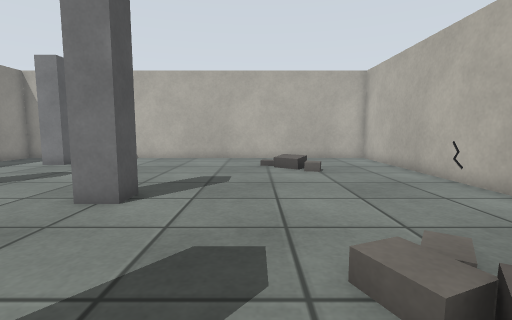
[1] (above)

12 first-person views from a walk through a robot-simulator world made for Gazebo. The camera is 0.8 m above the floor, tilts 6° down and sees 85° across. The floor is counted in squares, 0.5 m on a side. Each view is taken from the middle of a square. On the plan, view 1 faces up. The plan holds only what a view shows up to about 14 squares ahead; the rest is blank. Surface patterns are stand-ins for the level's own textures.

[2]
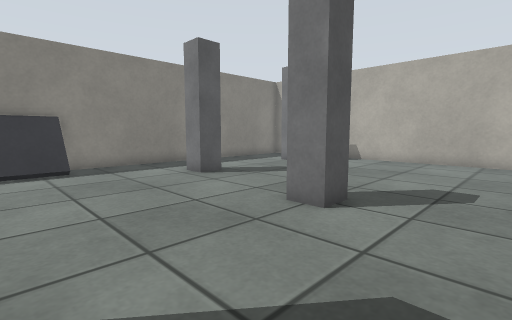

[3]
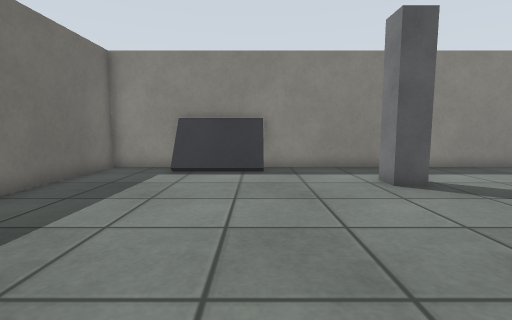

[4]
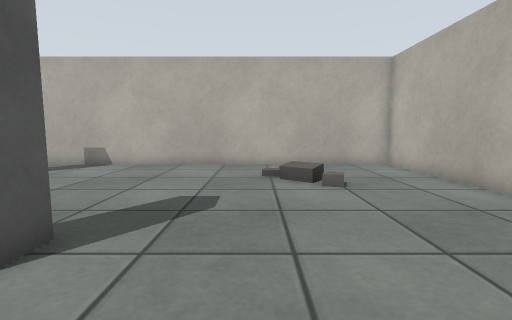

[5]
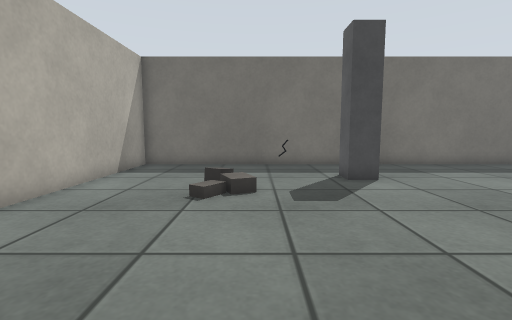

[6]
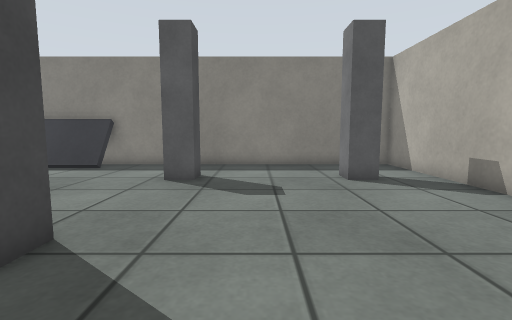

[7]
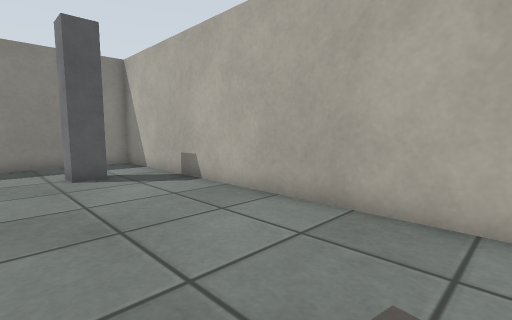

[8]
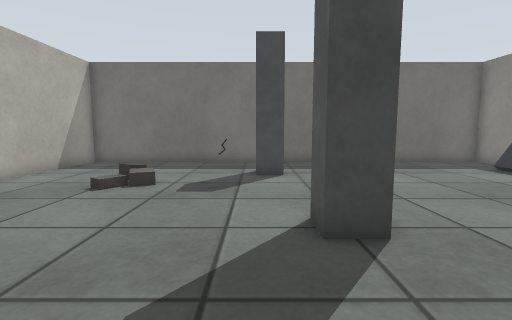

[9]
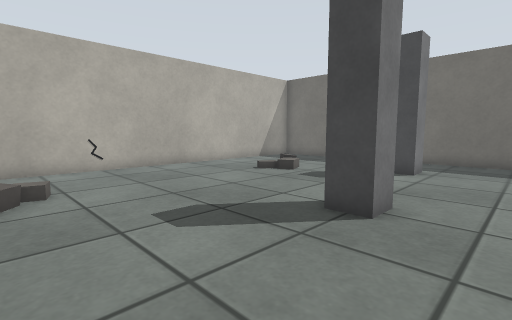

[10]
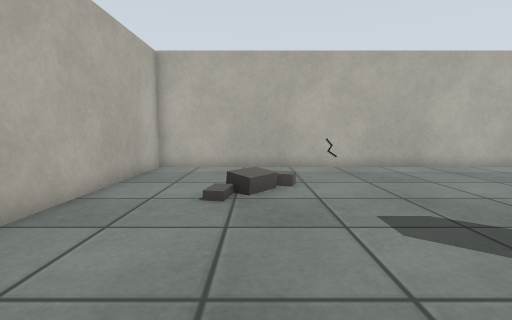

[11]
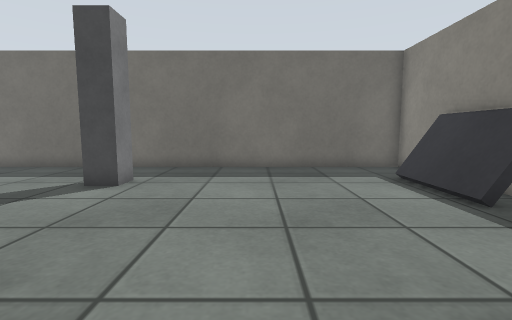

[12]
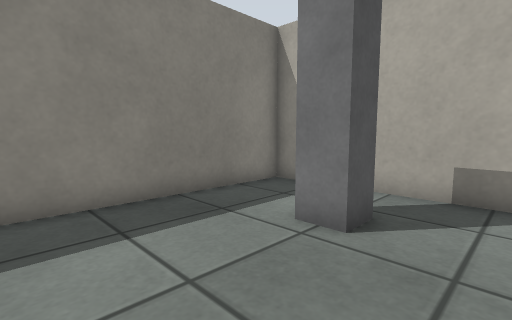

### Floor plan
Key: @ floor where view 1 was taken; # wall or solid block; . floor; P pillar; B grey box.
Columns run from 14 left of view 1 to 7 right of it. Each row starts with its distance up from view 1.
 17 ######################
 16 #....................#
 15 #....................#
 14 #... P...............#
 13 #...PP.........B.....#
 12 #..............BB....#
 11 #....................#
 10 #....................#
  9 #....................#
  8 #...PP...............#
  7 #...PP....PP.........#
  6 #.........PP.........#
  5 #....................#
  4 #....................#
  3  BB.............B....#
  2  BB.............B....#
  1  BB........PP........#
  0  BB........PP.@......#
 -1 #....................#
 -2 #....................#
 -3 #....................#
 -4 ######################

Positions as (right, up) in squares from view 1, and headings:
1: (0, 0), facing up
2: (0, 1), facing up-left
3: (-1, 3), facing left
4: (0, 3), facing up
5: (1, 10), facing down
6: (0, 10), facing left
7: (1, 11), facing up-left
8: (-2, 11), facing down
9: (-6, 12), facing down-right
10: (-6, 12), facing right
11: (-7, 9), facing down
12: (-7, 9), facing up-left
